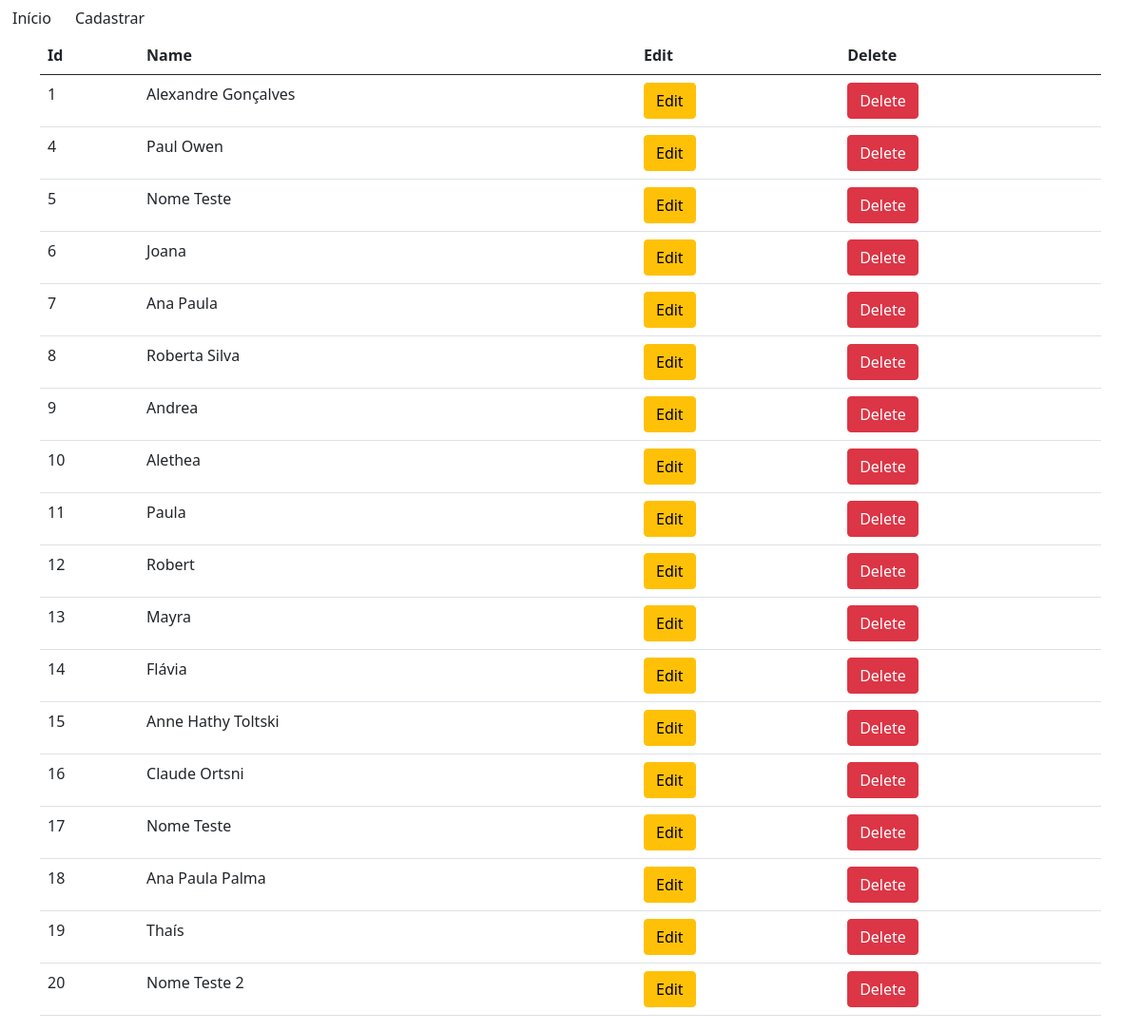
The page / on the database its author committed.
### tables this page shows
CREATE TABLE `users` (
  `id` int(11) NOT NULL,
  `name` varchar(50) NOT NULL,
  `email` varchar(50) NOT NULL,
  `password` varchar(150) DEFAULT NULL,
  `created_at` timestamp NULL DEFAULT current_timestamp()
);

### public/index.php (called while the page is built, shortened)
<?php
$routes = [
    '/' => 'controllers/index.php',
    '/create_user' => 'controllers/create_user.php',
    '/user_store' => 'controllers/user_store.php',
    '/user_edit' => 'controllers/user_edit.php',
    '/user_update' => 'controllers/user_update.php',
];
$uri = Uri::uri();
$layout = new Layout;
require Routes::load($routes, $uri);
require $layout->master('layout');

### app/models/Connection.php (called while the page is built, shortened)
<?php
class Connection
{
    public static function connect()
    {
        $config = require dirname(__FILE__, 3) . "/config.php";
        $pdo =  new PDO("mysql:host={$config['db']['host']};dbname={$config['db']['dbname']};charset={$config['db']['charset']}", $config['db']['username'], $config['db']['password']);
        $pdo->setAttribute(PDO::ATTR_ERRMODE, PDO::ERRMODE_EXCEPTION);
        $pdo->setAttribute(PDO::ATTR_DEFAULT_FETCH_MODE, PDO::FETCH_OBJ);
        return $pdo;
    }
}

### app/controllers/index.php (called while the page is built, shortened)
<?php
$user = new User;
$users = $user->all();

### app/models/Model.php (called while the page is built, shortened)
<?php
abstract class Model
{
    protected $connection;
    public function __construct()
    {
        $this->connection = Connection::connect();
    }
    public function all()
    {
        $sql = "select * from {$this->table}";
        $list = $this->connection->prepare($sql);
        $list->execute();
        return $list->fetchAll();
    }
}

### app/views/home.php (the view)
<table class="table table-hover">
    <thead>
        <tr>
            <th>Id</th>
            <th>Name</th>
            <th>Edit</th>
            <th>Delete</th>
        </tr>
    </thead>
    <tbody>
        <?php foreach ($users as $user) : ?>
            <tr>
                <td><?= $user->id ?></td>
                <td><?= $user->name ?></td>
                <td>
                    <a href="/user_edit?id=<?= $user->id; ?>" class="btn btn-warning btn-xs">Edit</a>
                </td>
                <td>
                    <a href="/user_destroy?id=<?= $user->id; ?>" class="btn btn-danger btn-xs">Delete</a>
                </td>
            </tr>
        <?php endforeach; ?>
    </tbody>
</table>

### app/views/layout.php (shortened to what this page needs)
<!DOCTYPE html>
<html lang="en">
<head>
    <link rel="stylesheet" href="https://cdn.jsdelivr.net/npm/bootstrap@5.0.2/dist/css/bootstrap.min.css">
</head>
<body>
    <div class="btn-group">
        <a href="/" class="btn btn-defaut">Início</a>
        <a href="/create_user" class="btn btn-defaut">Cadastrar</a>
    </div>
    <div class="container">
        <?php require $layout->load(); ?>
    </div>
</body>
</html>

### rows shown on the page
users: id "1", name "Alexandre Gonçalves"
users: id "4", name "Paul Owen"
users: id "5", name "Nome Teste"
users: id "6", name "Joana"
users: id "7", name "Ana Paula"
users: id "8", name "Roberta Silva"
users: id "9", name "Andrea"
users: id "10", name "Alethea"
users: id "11", name "Paula"
users: id "12", name "Robert"
users: id "13", name "Mayra"
users: id "14", name "Flávia"
users: id "15", name "Anne Hathy Toltski"
users: id "16", name "Claude Ortsni"
users: id "17", name "Nome Teste"
users: id "18", name "Ana Paula Palma"
users: id "19", name "Thaís"
users: id "20", name "Nome Teste 2"
